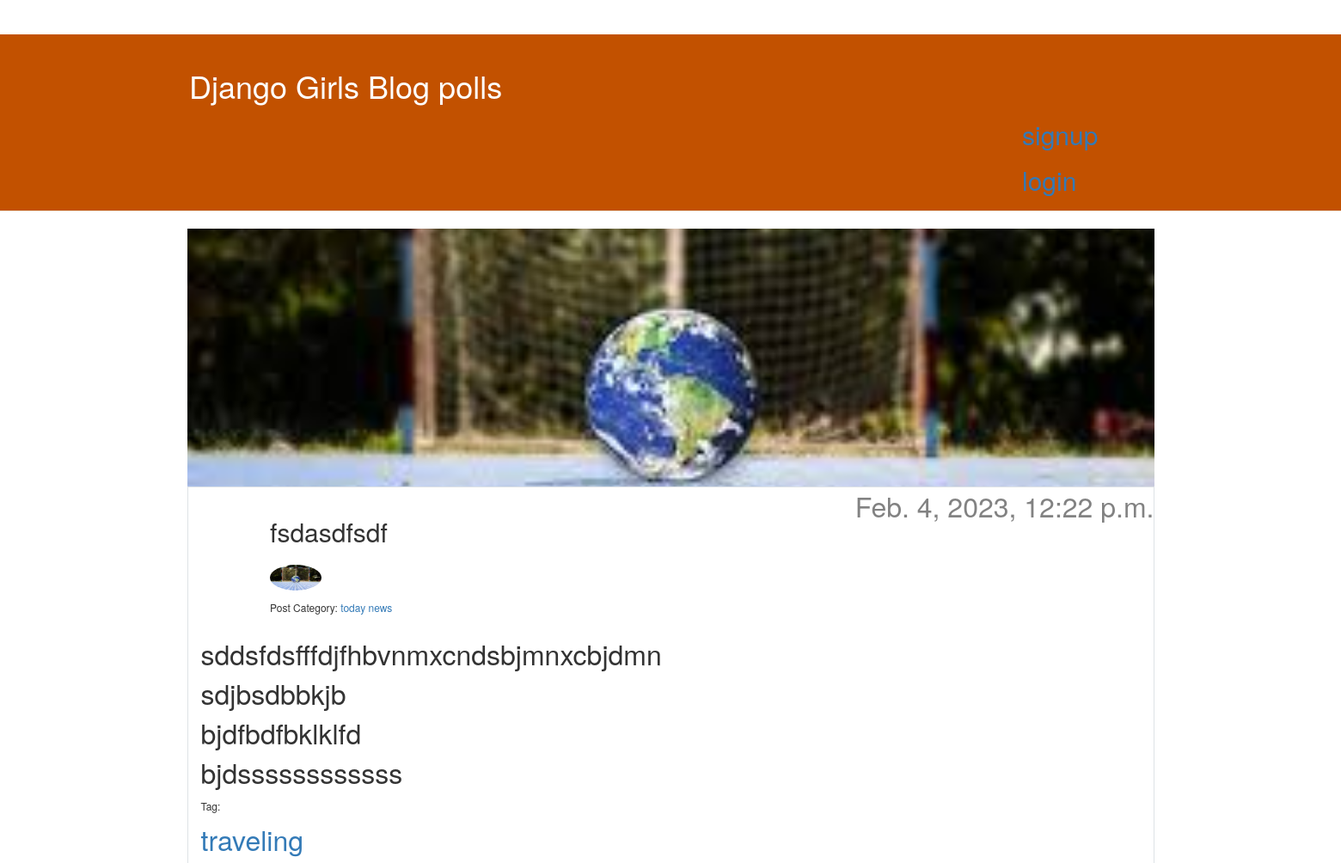
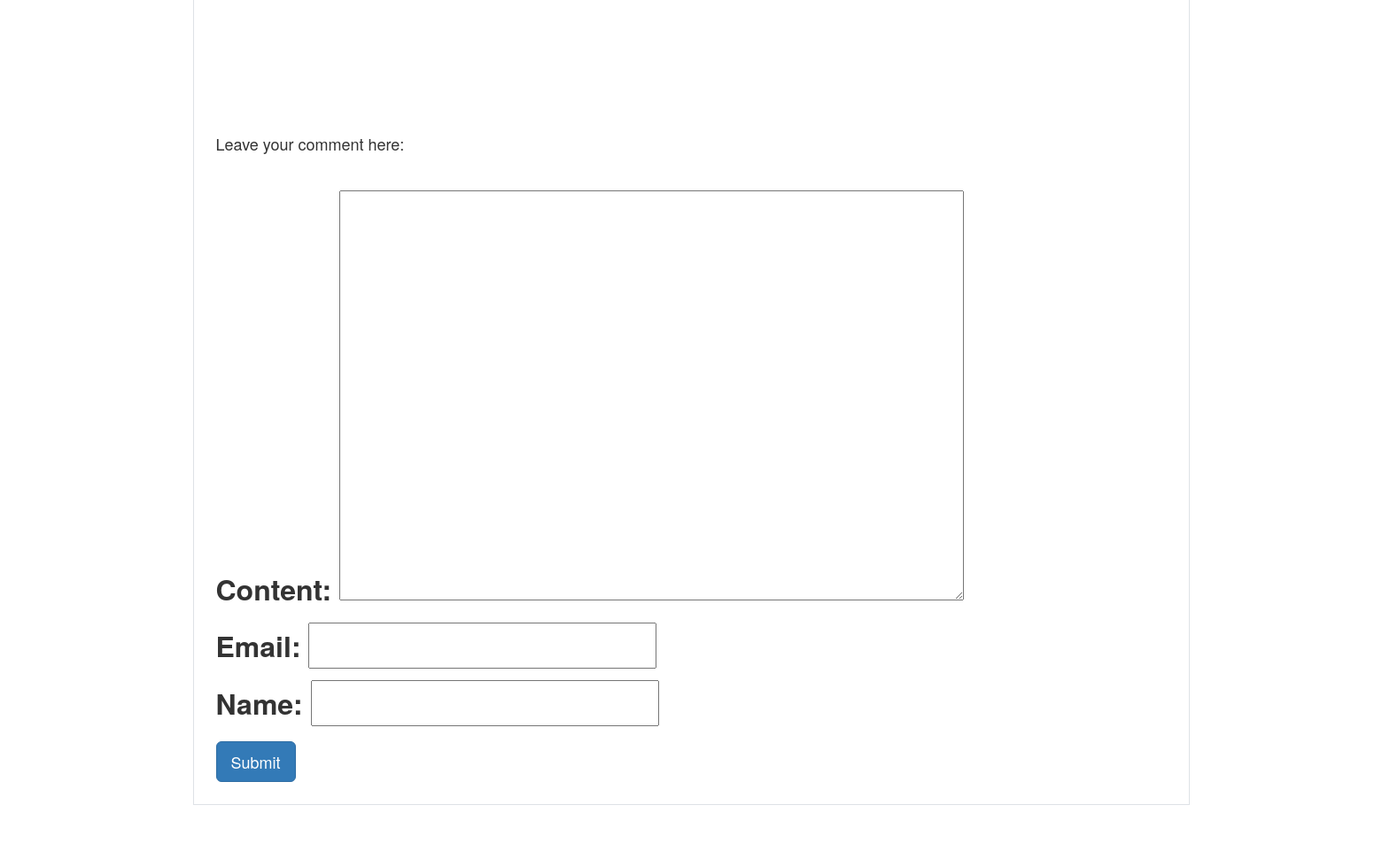
/post/fsdasdfsdf/detail/, run on the app's committed database (2 pictures, top to bottom).
### blog/models.py (models this page shows, shortened)
class Post(models.Model):
    author = models.ForeignKey(User, on_delete=models.CASCADE)
    category = models.ForeignKey(Category, on_delete=models.CASCADE)
    title = models.CharField(max_length=200)
    slug = AutoSlugField(populate_from='title',  editable=True, unique=True)
    text = models.TextField()
    tag = models.ManyToManyField(Tag)
    created_date = models.DateTimeField(default=timezone.now)
    published_date = models.DateTimeField(blank=True, null=True)
    image = models.ImageField(upload_to='post/')

class Category(models.Model):
    name = models.CharField(max_length=200)
    slug = AutoSlugField(populate_from='name', unique=True)
    def __str__(self):
        return self.name

class Tag(models.Model):
    name = models.CharField(max_length=32)
    slug = AutoSlugField(populate_from='name', unique=True)

### blog/views.py (the view)
# urls.py: path('post/<str:slug>/detail/', views.post_detail, name='post_detail'),
def post_detail(request, slug):
    post = get_object_or_404(Post, slug=slug)
    comments = Comment.objects.filter(parent__isnull=True, post=post).all()
    new_comment = None
    if request.method == 'POST':
        parent_id = request.POST.get('parent_id', None)
        if parent_id:
            c_obj = Comment.objects.filter(id=parent_id).last()
            comment_form = CommentForm(request.POST)
            if comment_form.is_valid():
                new_comment = comment_form.save(commit=False)
                new_comment.post = post
                new_comment.parent = c_obj
                new_comment.save()
        else:
            comment_form = CommentForm(request.POST)
            if comment_form.is_valid():
                new_comment = comment_form.save(commit=False)
                new_comment.post = post
                new_comment.save()
    else:
        comment_form = CommentForm()
    return render(request, 'blog/post_detail.html', {'post': post, 'comments': comments, 'new_comment': new_comment, 'comment_form': comment_form})

### blog/form.py
class CommentForm(forms.ModelForm):
    class Meta:
        model =Comment
        fields = ['content','email','name',]

### blog/templates/blog/post_detail.html (shortened to what this page needs)
{% extends 'blog/base.html' %} {% block content %}
<div class="raw">
    <div class="col-md-12">
        <article class="post">
            <form  method="post">
                <img class="featuring" src="{{ post.image.url }}" class="card-img-top" alt="{{post.title}}" style="width:100%;height:300px;">
                </form>
            {% if post.published_date %}
            <time class="date">
                {{ post.published_date }}
            </time> {% endif %}
            <div class="bg-white border rounded-5">
                <section class="w-100 p-4">
                    <section class="d-flex justify-content-center pb-4">
                        <form style="width: 60rem;" method="POST" enctype="multipart/form-data">
                            <h2>{{ post.title }}</h2>
                            <div>
                                <img class="rounded-circle" src="{{ post.image.url }}" style="width:10%;height:30px;">&emsp14;
                                <h6>Post Category: <a href="{% url 'category' post.category %}">{{ post.category }}</a></h6>
                            </div>
                        </form>
                    </section>
                    <p style="word-break: break-all;">{{ post.text|safe|linebreaksbr }}</p>
                    <div><h6>Tag: </h6> {% for tag in post.tag.all %}
                        <a href="{% url 'tag' tag.slug %}">{{ tag.name }}</a></span> {% endfor %}
                        <br><br><br><br>
                    </div>
                    <div>
                        <div class="card-body">
                            {% if new_comment %}
                            <div class="alert alert-success" role="alert">
                                Your have Commented successfully!!
                            </div>
                            {% else %}
                            <h4>Leave your comment here:</h4>
                            <form method="post" style="margin-top: 1.3em;">
                                {% csrf_token %} {{ comment_form.as_p }}
                                <button type="submit" class="btn btn-primary  btn-lg">Submit</button>
                            </form>
                            {% endif %}
                        </div>
                    </div>
                </section>
            </div>
        </article>
    </div>
</div>
{% endblock %}

### blog/static/css/blog.css (style rules this page uses)
h1, h2, h3, h4 { font-family: 'Lobster', cursive; }
.date { color: #828282; }
.post { margin-bottom: 70px; font-size: 32px; }
.post>.date, .post>.actions { float: right; font-size: 32px; }
.featuring { object-fit: cover; }

### data on the page
Post: image (picture), published_date "Feb. 4, 2023, 12:22 p.m.", title "fsdasdfsdf", category "today news", text "sddsfdsfffdjfhbvnmxcndsbjmnxcbjdmn sdjbsdbbkjb bjdfbdfbklklfd bjdssssssssssss"
Tag: name "traveling"
